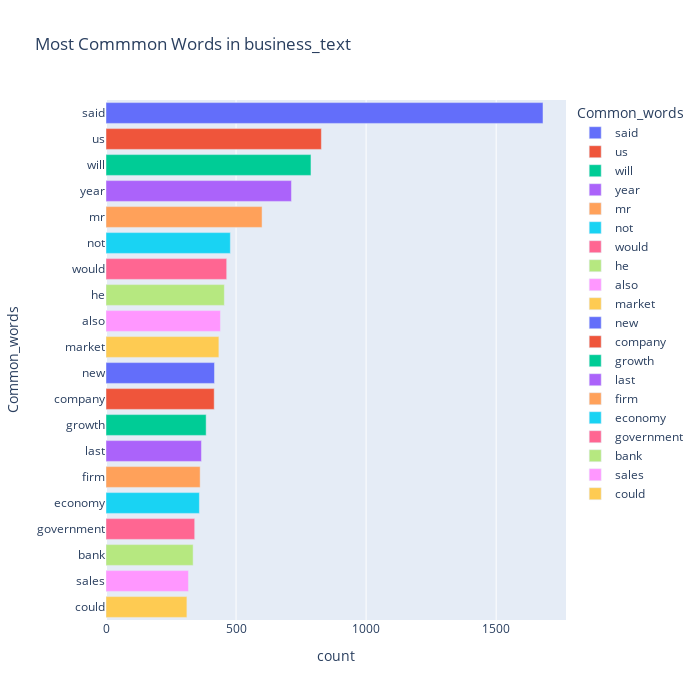

The notebook cell saved with this chart:
### Code cell
top = Counter([item for sublist in business_text['short_word'] for item in sublist])
temp_positive = pd.DataFrame(top.most_common(20))
temp_positive.columns = ['Common_words','count']
fig = px.bar(temp_positive, x="count", y="Common_words", title='Most Commmon Words in business_text', orientation='h', 
             width=700, height=700,color='Common_words')
fig.show()

### Figure 1 — Plotly figure (JSON) as saved in the notebook; plotly's stock layout.template omitted (floating-point values rounded to 4 significant figures)
{"data": [{"alignmentgroup": "True", "hovertemplate": "Common_words=%{y}<br>count=%{x}<extra></extra>", "legendgroup": "said", "marker": {"color": "#636efa", "pattern": {"shape": ""}}, "name": "said", "offsetgroup": "said", "orientation": "h", "showlegend": true, "textposition": "auto", "type": "bar", "x": [1680], "xaxis": "x", "y": ["said"], "yaxis": "y"}, {"alignmentgroup": "True", "hovertemplate": "Common_words=%{y}<br>count=%{x}<extra></extra>", "legendgroup": "us", "marker": {"color": "#EF553B", "pattern": {"shape": ""}}, "name": "us", "offsetgroup": "us", "orientation": "h", "showlegend": true, "textposition": "auto", "type": "bar", "x": [828], "xaxis": "x", "y": ["us"], "yaxis": "y"}, {"alignmentgroup": "True", "hovertemplate": "Common_words=%{y}<br>count=%{x}<extra></extra>", "legendgroup": "will", "marker": {"color": "#00cc96", "pattern": {"shape": ""}}, "name": "will", "offsetgroup": "will", "orientation": "h", "showlegend": true, "textposition": "auto", "type": "bar", "x": [788], "xaxis": "x", "y": ["will"], "yaxis": "y"}, {"alignmentgroup": "True", "hovertemplate": "Common_words=%{y}<br>count=%{x}<extra></extra>", "legendgroup": "year", "marker": {"color": "#ab63fa", "pattern": {"shape": ""}}, "name": "year", "offsetgroup": "year", "orientation": "h", "showlegend": true, "textposition": "auto", "type": "bar", "x": [713], "xaxis": "x", "y": ["year"], "yaxis": "y"}, {"alignmentgroup": "True", "hovertemplate": "Common_words=%{y}<br>count=%{x}<extra></extra>", "legendgroup": "mr", "marker": {"color": "#FFA15A", "pattern": {"shape": ""}}, "name": "mr", "offsetgroup": "mr", "orientation": "h", "showlegend": true, "textposition": "auto", "type": "bar", "x": [600], "xaxis": "x", "y": ["mr"], "yaxis": "y"}, {"alignmentgroup": "True", "hovertemplate": "Common_words=%{y}<br>count=%{x}<extra></extra>", "legendgroup": "not", "marker": {"color": "#19d3f3", "pattern": {"shape": ""}}, "name": "not", "offsetgroup": "not", "orientation": "h", "showlegend": true, "textposition": "auto", "type": "bar", "x": [478], "xaxis": "x", "y": ["not"], "yaxis": "y"}, {"alignmentgroup": "True", "hovertemplate": "Common_words=%{y}<br>count=%{x}<extra></extra>", "legendgroup": "would", "marker": {"color": "#FF6692", "pattern": {"shape": ""}}, "name": "would", "offsetgroup": "would", "orientation": "h", "showlegend": true, "textposition": "auto", "type": "bar", "x": [464], "xaxis": "x", "y": ["would"], "yaxis": "y"}, {"alignmentgroup": "True", "hovertemplate": "Common_words=%{y}<br>count=%{x}<extra></extra>", "legendgroup": "he", "marker": {"color": "#B6E880", "pattern": {"shape": ""}}, "name": "he", "offsetgroup": "he", "orientation": "h", "showlegend": true, "textposition": "auto", "type": "bar", "x": [455], "xaxis": "x", "y": ["he"], "yaxis": "y"}, {"alignmentgroup": "True", "hovertemplate": "Common_words=%{y}<br>count=%{x}<extra></extra>", "legendgroup": "also", "marker": {"color": "#FF97FF", "pattern": {"shape": ""}}, "name": "also", "offsetgroup": "also", "orientation": "h", "showlegend": true, "textposition": "auto", "type": "bar", "x": [440], "xaxis": "x", "y": ["also"], "yaxis": "y"}, {"alignmentgroup": "True", "hovertemplate": "Common_words=%{y}<br>count=%{x}<extra></extra>", "legendgroup": "market", "marker": {"color": "#FECB52", "pattern": {"shape": ""}}, "name": "market", "offsetgroup": "market", "orientation": "h", "showlegend": true, "textposition": "auto", "type": "bar", "x": [434], "xaxis": "x", "y": ["market"], "yaxis": "y"}, {"alignmentgroup": "True", "hovertemplate": "Common_words=%{y}<br>count=%{x}<extra></extra>", "legendgroup": "new", "marker": {"color": "#636efa", "pattern": {"shape": ""}}, "name": "new", "offsetgroup": "new", "orientation": "h", "showlegend": true, "textposition": "auto", "type": "bar", "x": [417], "xaxis": "x", "y": ["new"], "yaxis": "y"}, {"alignmentgroup": "True", "hovertemplate": "Common_words=%{y}<br>count=%{x}<extra></extra>", "legendgroup": "company", "marker": {"color": "#EF553B", "pattern": {"shape": ""}}, "name": "company", "offsetgroup": "company", "orientation": "h", "showlegend": true, "textposition": "auto", "type": "bar", "x": [416], "xaxis": "x", "y": ["company"], "yaxis": "y"}, {"alignmentgroup": "True", "hovertemplate": "Common_words=%{y}<br>count=%{x}<extra></extra>", "legendgroup": "growth", "marker": {"color": "#00cc96", "pattern": {"shape": ""}}, "name": "growth", "offsetgroup": "growth", "orientation": "h", "showlegend": true, "textposition": "auto", "type": "bar", "x": [385], "xaxis": "x", "y": ["growth"], "yaxis": "y"}, {"alignmentgroup": "True", "hovertemplate": "Common_words=%{y}<br>count=%{x}<extra></extra>", "legendgroup": "last", "marker": {"color": "#ab63fa", "pattern": {"shape": ""}}, "name": "last", "offsetgroup": "last", "orientation": "h", "showlegend": true, "textposition": "auto", "type": "bar", "x": [367], "xaxis": "x", "y": ["last"], "yaxis": "y"}, {"alignmentgroup": "True", "hovertemplate": "Common_words=%{y}<br>count=%{x}<extra></extra>", "legendgroup": "firm", "marker": {"color": "#FFA15A", "pattern": {"shape": ""}}, "name": "firm", "offsetgroup": "firm", "orientation": "h", "showlegend": true, "textposition": "auto", "type": "bar", "x": [362], "xaxis": "x", "y": ["firm"], "yaxis": "y"}, {"alignmentgroup": "True", "hovertemplate": "Common_words=%{y}<br>count=%{x}<extra></extra>", "legendgroup": "economy", "marker": {"color": "#19d3f3", "pattern": {"shape": ""}}, "name": "economy", "offsetgroup": "economy", "orientation": "h", "showlegend": true, "textposition": "auto", "type": "bar", "x": [359], "xaxis": "x", "y": ["economy"], "yaxis": "y"}, {"alignmentgroup": "True", "hovertemplate": "Common_words=%{y}<br>count=%{x}<extra></extra>", "legendgroup": "government", "marker": {"color": "#FF6692", "pattern": {"shape": ""}}, "name": "government", "offsetgroup": "government", "orientation": "h", "showlegend": true, "textposition": "auto", "type": "bar", "x": [341], "xaxis": "x", "y": ["government"], "yaxis": "y"}, {"alignmentgroup": "True", "hovertemplate": "Common_words=%{y}<br>count=%{x}<extra></extra>", "legendgroup": "bank", "marker": {"color": "#B6E880", "pattern": {"shape": ""}}, "name": "bank", "offsetgroup": "bank", "orientation": "h", "showlegend": true, "textposition": "auto", "type": "bar", "x": [335], "xaxis": "x", "y": ["bank"], "yaxis": "y"}, {"alignmentgroup": "True", "hovertemplate": "Common_words=%{y}<br>count=%{x}<extra></extra>", "legendgroup": "sales", "marker": {"color": "#FF97FF", "pattern": {"shape": ""}}, "name": "sales", "offsetgroup": "sales", "orientation": "h", "showlegend": true, "textposition": "auto", "type": "bar", "x": [317], "xaxis": "x", "y": ["sales"], "yaxis": "y"}, {"alignmentgroup": "True", "hovertemplate": "Common_words=%{y}<br>count=%{x}<extra></extra>", "legendgroup": "could", "marker": {"color": "#FECB52", "pattern": {"shape": ""}}, "name": "could", "offsetgroup": "could", "orientation": "h", "showlegend": true, "textposition": "auto", "type": "bar", "x": [311], "xaxis": "x", "y": ["could"], "yaxis": "y"}], "layout": {"barmode": "relative", "height": 700, "legend": {"title": {"text": "Common_words"}, "tracegroupgap": 0}, "title": {"text": "Most Commmon Words in business_text"}, "width": 700, "xaxis": {"anchor": "y", "domain": [0, 1], "title": {"text": "count"}}, "yaxis": {"anchor": "x", "categoryarray": ["could", "sales", "bank", "government", "economy", "firm", "last", "growth", "company", "new", "market", "also", "he", "would", "not", "mr", "year", "will", "us", "said"], "categoryorder": "array", "domain": [0, 1], "title": {"text": "Common_words"}}}}
